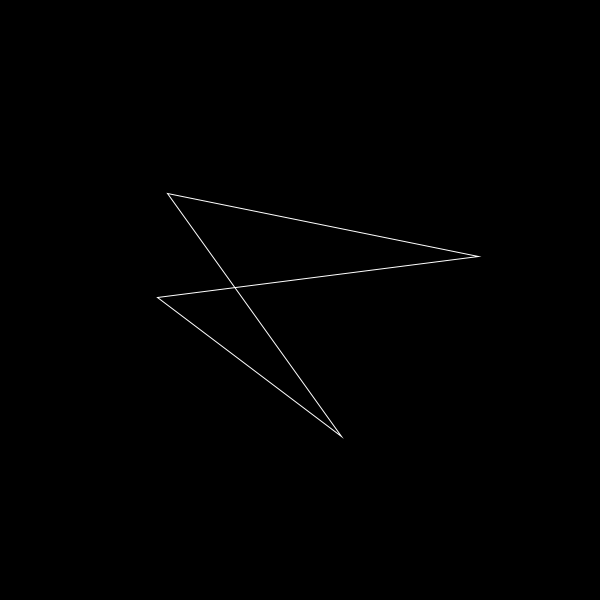
Frame 1 (no input)
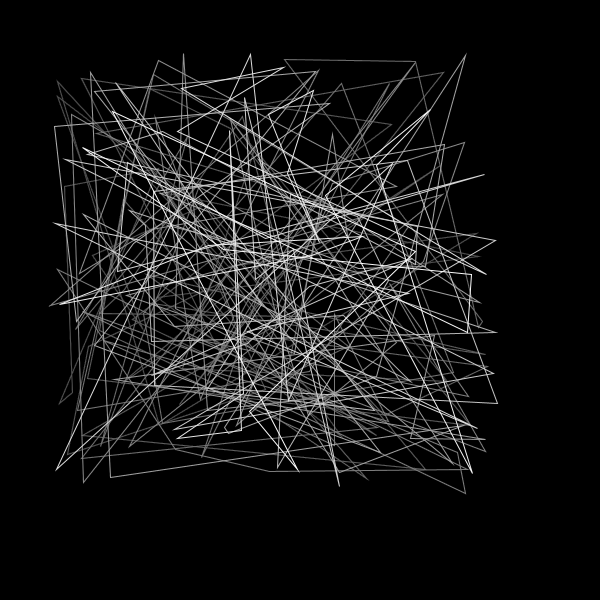
Frame 60 (the mouse pressed at the canvas centre just before this capture)
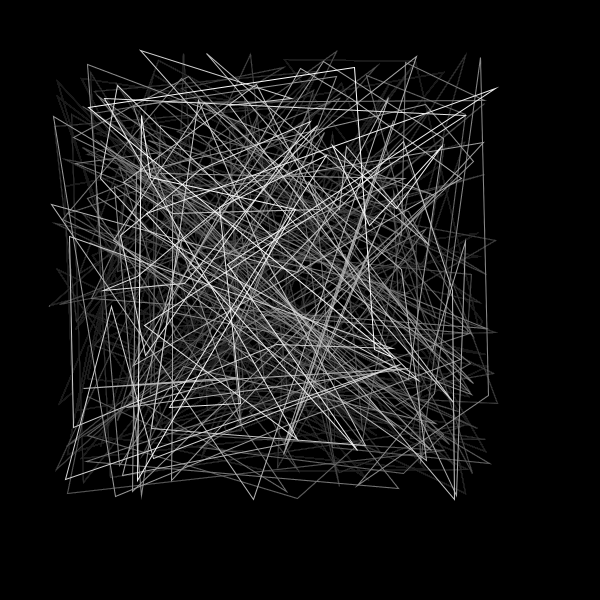
Frame 120 (the mouse held since frame 60 and released just before this capture)

The Processing sketch that drew these frames (run headless with seeded random() and noise(); from frame 60 on, the mouse is pressed at the canvas centre):

// Processing sketch: processing_140887
// ── processing_140887.pde

void setup() {
  size(600,600);  
  background(0); 
  smooth();
  frameRate(10);

}
 
void draw() {
   
   
int vonal1 = round(random(50,500));
int vonal2 = round(random(50,500));
int vonal3 = round(random(50,500));
int vonal4 = round(random(50,500));
int von1 = round(random(50,500));
int von2 = round(random(50,500));
int von3 = round(random(50,500));
int von4 = round(random(50,500));

fill(0,0,0,5);
noStroke();
 
rect(50,50,800,800);

noFill();
stroke(255);
 
quad(vonal1,von1,vonal2,von2,vonal3,von3,vonal4,von4);
   
}
